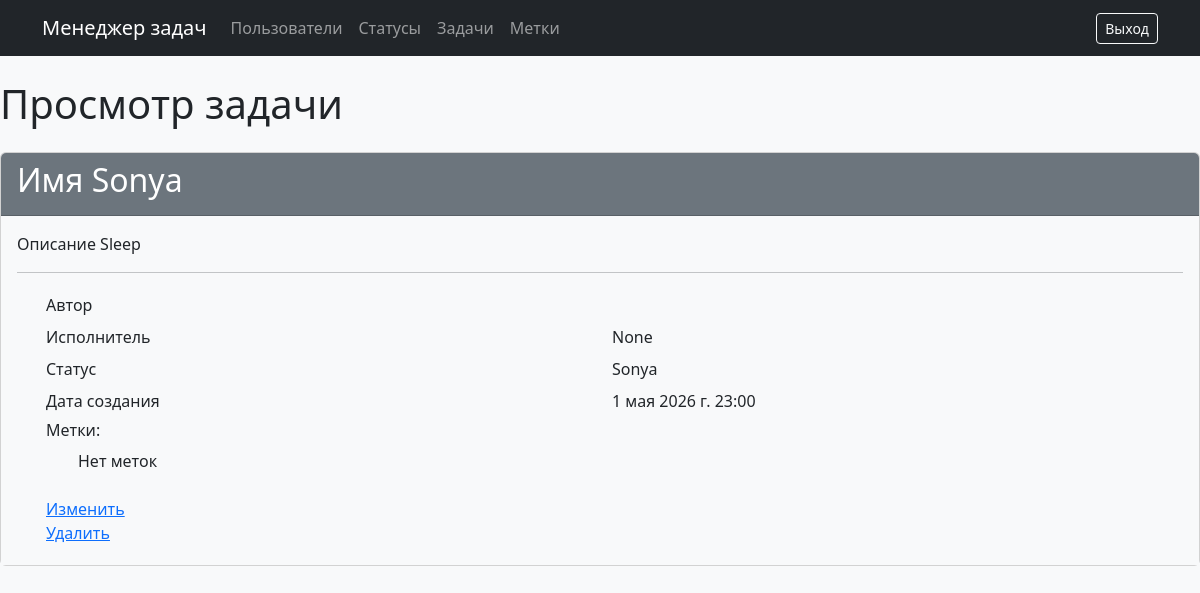
The app's page /tasks/1/ (signed in) with its own data.
### tasks/models.py (models this page shows, shortened)
class Task(models.Model):
    name = models.CharField(max_length=255, blank=False, unique=True)
    description = models.TextField(max_length=255, blank=True)
    author = models.ForeignKey(
        User,
        on_delete=models.PROTECT,
        related_name="author",
        blank=False,
        null=False,
    )
    executor = models.ForeignKey(
        User,
        on_delete=models.PROTECT,
        blank=True,
        null=True
    )
    status = models.ForeignKey(Status, on_delete=models.PROTECT, blank=False)
    labels = models.ManyToManyField(Label, through="TaskLabel", blank=True)
    created_at = models.DateTimeField(auto_now_add=True)

### statuses/models.py (models this page shows)
class Status(models.Model):
    name = models.CharField(max_length=255, unique=True)
    created_at = models.DateTimeField(auto_now_add=True)
    updated_at = models.DateTimeField(auto_now=True)
    def __str__(self):
        return self.name

### tasks/views.py (the view)
# urls.py: path("<int:pk>/", TaskDetail.as_view(), name="detail"),
class TaskDetail(LoginRequiredMixin, DetailView):
    model = Task
    template_name = os.path.join("tasks", "detail.html")
    extra_context = {
        "title": "Просмотр задачи",
        "author": "Автор",
        "executor": "Исполнитель",
        "status": "Статус",
        "created": "Дата создания",
        "labels": "Метки",
        **_UI_ACTIONS,
    }
    permission_denied_message = settings.LOGIN_REQUIRED_MESSAGE

### users/models.py (called while the page is built)
    def __str__(self):
        return self.get_full_name()

### task_manager/templates/tasks/detail.html (shortened to what this page needs)
{% extends 'layout.html' %}
{% load django_bootstrap5 %}
{% block content %}
    <form method="post">
        <h1 class="my-4"> {{ title }}</h1>
        <div class = "card">
            <div class="card-header bg-secondary text-white">
                <h2>Имя {{ task.name }}</h2>
            </div>
            <div class="card-body bg-light">
                <p>Описание {{ task.description }}</p>
                <hr>
                <div class="container">
                    <div class="row p-1">
                        <div class="col">{{ author }}</div>
                        <div class="col">{{ task.author }}</div>
                    </div>
                    <div class="row p-1">
                        <div class="col">{{ executor }}</div>
                        <div class="col">{{ task.executor }}</div>
                    </div>
                    <div class="row p-1">
                        <div class="col">{{ status }}</div>
                        <div class="col">{{ task.status }}</div>
                    </div>
                    <div class="row p-1">
                        <div class="col">{{ created }}</div>
                        <div class="col">{{ task.created_at }}</div>
                    </div>
                    <div class="row p-1">
                        <div class="col">
                            <h6>{{ labels }}:</h6>
                        <ul>
                        {% for label in task.labels.all %}
                        <li> {{ label }} </li>
                            {% empty %}
                            Нет меток
                        {% endfor %}
                        </ul>
                        </div>
                    </div>
                    <div class="row p-1">
                        <div class="col">
                            <a href="{% url 'tasks:update' task.id %}">{{ edit }}</a>
                        <br>
                            <a href="{% url 'tasks:delete' task.id %}">{{ delete }}</a>
                    </div>
                </div>
            </div>
        </div>
    </form>
{% endblock %}

### records on screen
Task: name "Sonya", description "Sleep", executor "None", status "Sonya", created_at "1 мая 2026 г. 23:00"

### other values on screen
{{ title }} "Просмотр задачи"
{{ author }} "Автор"
{{ executor }} "Исполнитель"
{{ status }} "Статус"
{{ created }} "Дата создания"
{{ labels }} "Метки"
{{ edit }} "Изменить"
{{ delete }} "Удалить"
